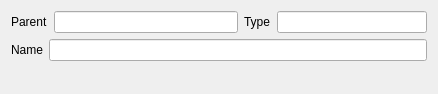
<?xml version="1.0" encoding="UTF-8"?>
<ui version="4.0">
 <class>Form</class>
 <widget class="QWidget" name="Form">
  <property name="geometry">
   <rect>
    <x>0</x>
    <y>0</y>
    <width>438</width>
    <height>94</height>
   </rect>
  </property>
  <property name="windowTitle">
   <string>Form</string>
  </property>
  <layout class="QVBoxLayout" name="verticalLayout">
   <item>
    <layout class="QHBoxLayout" name="horizontalLayout_4" stretch="1">
     <item>
      <layout class="QHBoxLayout" name="horizontalLayout_2">
       <item>
        <widget class="QLabel" name="label_2">
         <property name="text">
          <string>Parent</string>
         </property>
        </widget>
       </item>
       <item>
        <widget class="QLineEdit" name="uiParent"/>
       </item>
       <item>
        <layout class="QHBoxLayout" name="horizontalLayout_3">
         <item>
          <widget class="QLabel" name="label_3">
           <property name="text">
            <string>Type</string>
           </property>
          </widget>
         </item>
         <item>
          <widget class="QLineEdit" name="uiType"/>
         </item>
        </layout>
       </item>
      </layout>
     </item>
    </layout>
   </item>
   <item>
    <layout class="QHBoxLayout" name="horizontalLayout" stretch="0,0">
     <property name="rightMargin">
      <number>0</number>
     </property>
     <item>
      <widget class="QLabel" name="label">
       <property name="text">
        <string>Name</string>
       </property>
      </widget>
     </item>
     <item>
      <widget class="QLineEdit" name="uiName"/>
     </item>
    </layout>
   </item>
   <item>
    <spacer name="verticalSpacer">
     <property name="orientation">
      <enum>Qt::Vertical</enum>
     </property>
     <property name="sizeHint" stdset="0">
      <size>
       <width>20</width>
       <height>40</height>
      </size>
     </property>
    </spacer>
   </item>
  </layout>
 </widget>
 <resources/>
 <connections/>
</ui>
